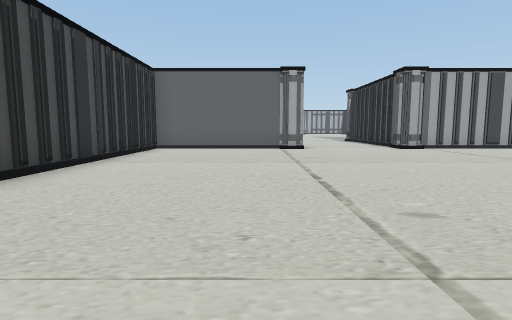
[1] (above)

17 first-person views from a walk through a scene from a Unity 3-D project. The camera is 1.3 m above the floor, tilts 6° down and sees 80° across. The floor is counted in squares, 2 m on a side. Each view is taken from the middle of a square. On the plan, view 1 faces up. The plan holds only what a view shows up to about 10 squares ahead; the rest is blank. The place goes on beyond the plan.

[2]
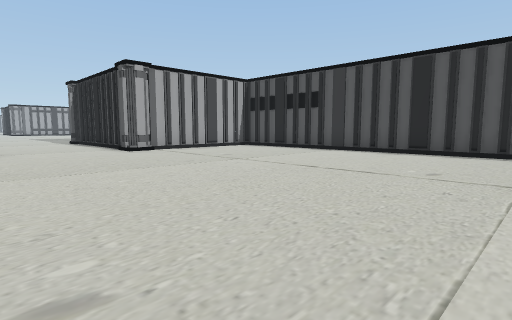

[3]
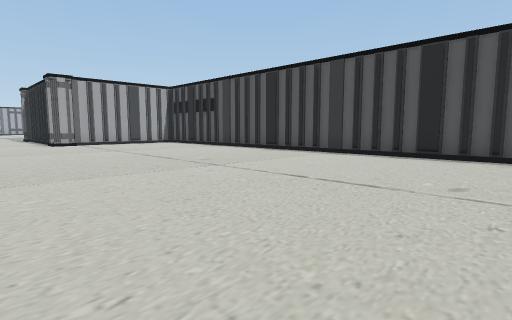

[4]
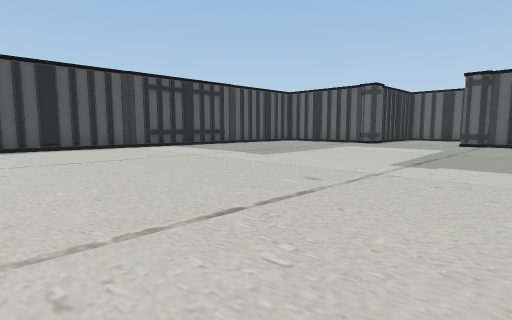

[5]
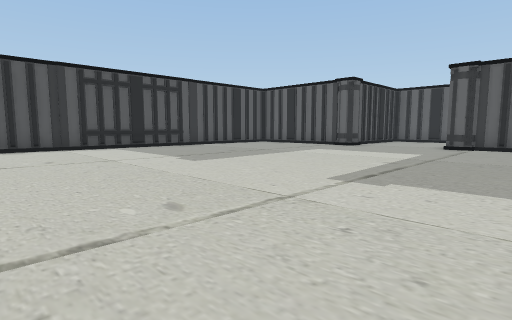

[6]
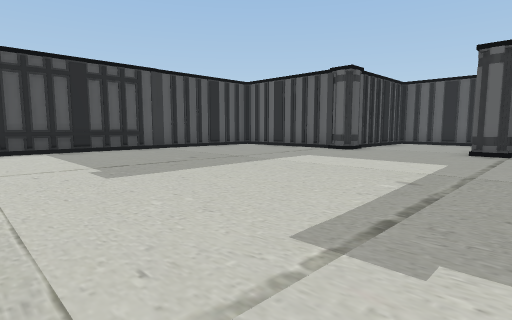

[7]
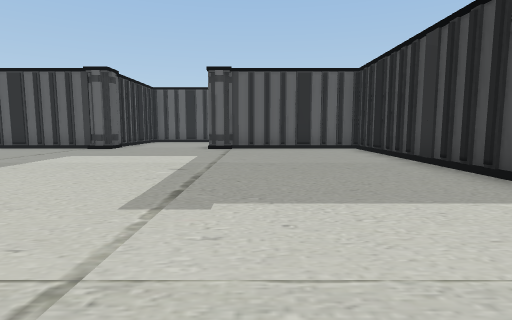

[8]
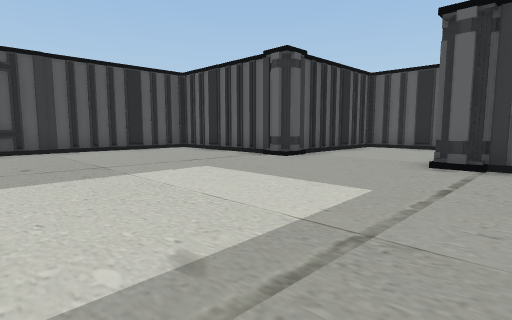

[9]
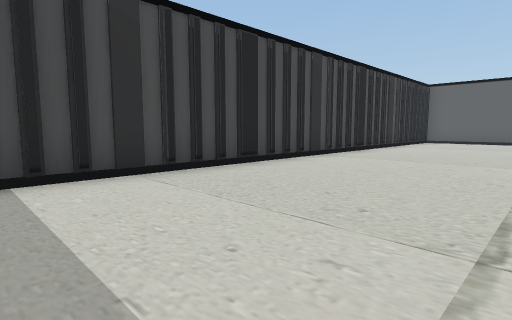

[10]
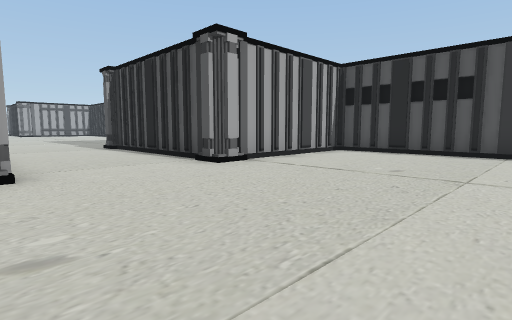

[11]
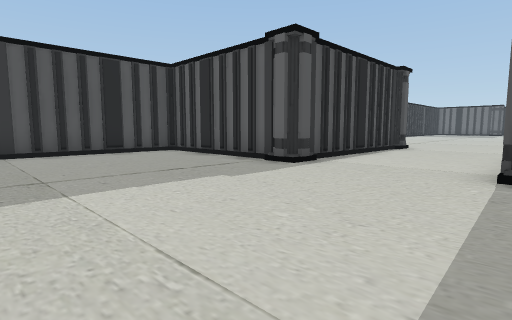

[12]
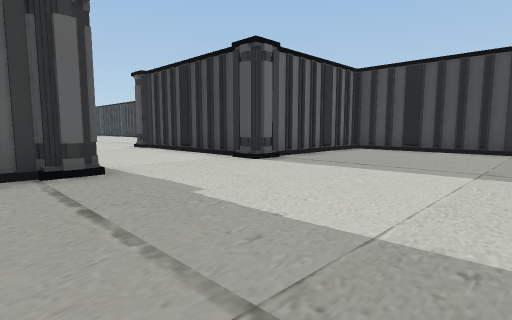

[13]
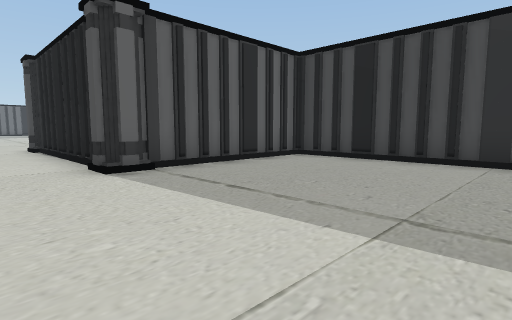

[14]
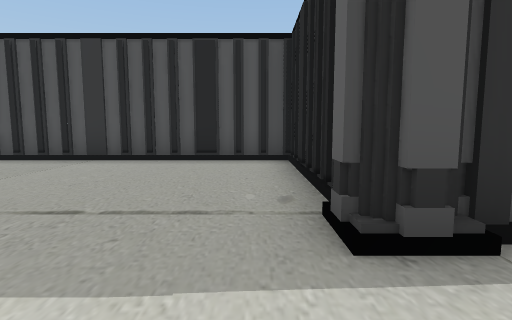

[15]
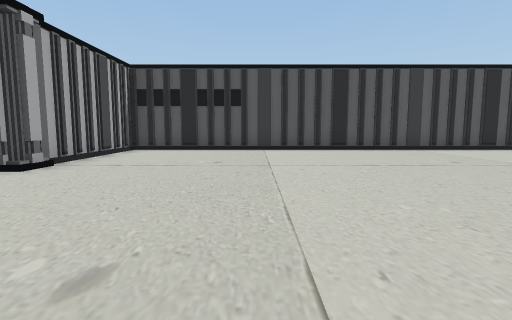

[16]
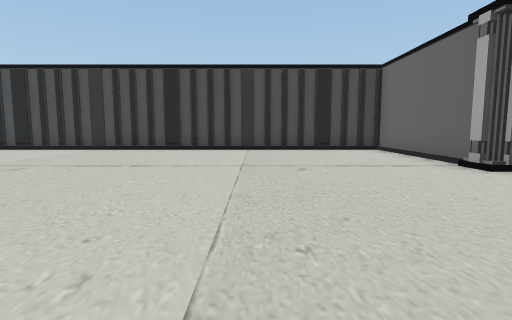

[17]
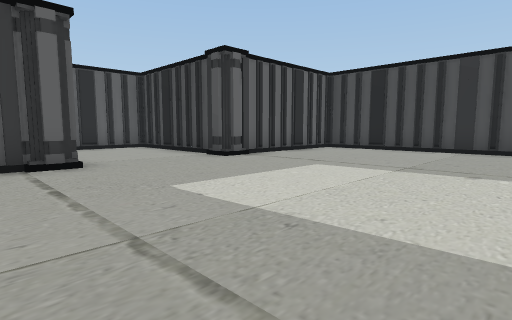

### Floor plan
Points are (right, up) in squares from view 1. A wall is a line through its corners. A room is listed if a view was taken in it or the views show most of it. See-through windows are left out.
Room 1 (views 1, 2, 3, 4, 5, 6, 7, 8, 9, 10, 11, 12, 13, 14, 15, 16, 17)
walls: (4.7, 9.5) (4.7, 15.5); (5.2, 9.5) (4.5, 9.5) (4.5, 10.2); (1, 9.7) (-3.3, 9.7) (-3.3, -4.8); (1.5, 10.1) (1.5, 9.5) (0.8, 9.5); (-3.3, -5.6) (-3.3, -11.7) (1.5, -11.7); (1.2, 14.8) (1.2, 10); (4.5, 14.9) (4.5, 15.5) (5.1, 15.5); (5.1, 15.2) (9.2, 15.2) (9.2, 20.5); (0.8, 15.5) (1.4, 15.5); (0.9, -11.5) (1.4, -11.5); (4.5, -11.7) (8.5, -11.7); (4.5, -12.1) (4.5, -11.5) (5, -11.5); (1.2, -12.2) (1.2, -15.5); (9.2, -11) (9.2, 9.7) (5, 9.7); (-3.3, 19.5) (-3.3, 15.2) (1, 15.2); (4.7, -15.5) (4.7, -12)

Where each view was taken, in squares from view 1:
view 1: 0 up, 0 right, facing up
view 2: 1 up, 1 right, facing up-right
view 3: 3 down, 2 right, facing up-right
view 4: 1 up, 1 left, facing down-right
view 5: 1 down, 1 left, facing down-right
view 6: 3 down, 0 right, facing down-right
view 7: 2 down, 0 right, facing down
view 8: 6 down, 0 right, facing down-right
view 9: 5 down, 1 right, facing up-left
view 10: 5 up, 1 right, facing up-right
view 11: 20 up, 1 right, facing down-right
view 12: 20 up, 6 right, facing down-left
view 13: 20 up, 3 right, facing down-left
view 14: 16 up, 3 right, facing right
view 15: 6 up, 0 right, facing right
view 16: 6 up, 6 right, facing left
view 17: 6 down, 6 right, facing down-left
